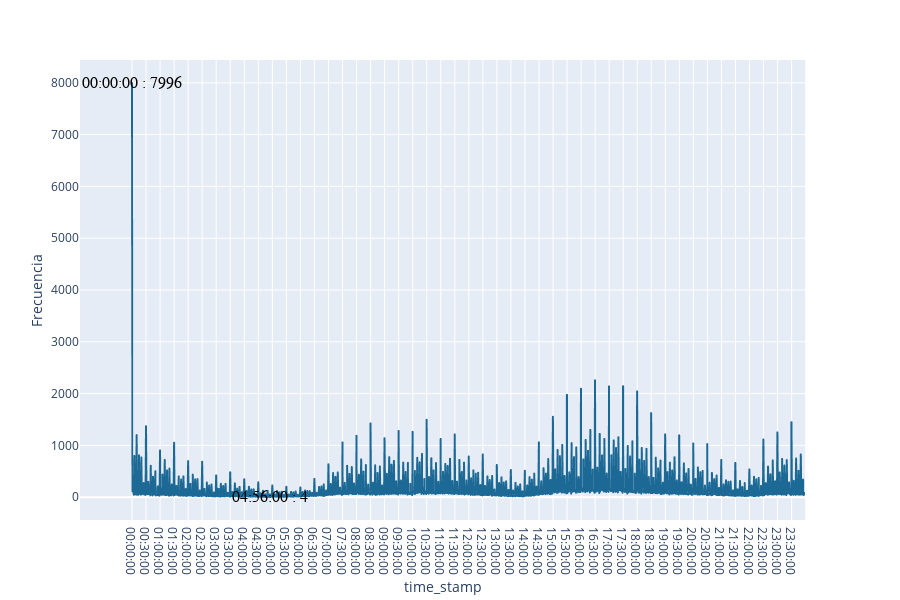

Source (notebook cell):
### Markdown cell above
### Análisis campo 'time_stamp'

### Code cell
subdata = create_Subdata(data,["time_stamp"])
line_figure(subdata,x_var='time_stamp',min_values=1,max_values=1,fig_name="riñas_rnmc_hora_serie_tiempo.png")

### Figure 1 — Plotly figure (JSON) as saved in the notebook; plotly's stock layout.template omitted (floating-point values rounded to 4 significant figures; data arrays with more than 128 entries replaced by an {"elided": "..."} marker saying what was removed)
{"data": [{"hoverlabel": {"namelength": 0}, "hovertemplate": "time_stamp=%{x}<br>Frecuencia=%{y}", "legendgroup": "", "line": {"color": "rgb(29, 105, 150)", "dash": "solid"}, "mode": "lines", "name": "", "showlegend": false, "type": "scattergl", "x": {"elided": "1440 str values"}, "xaxis": "x", "y": {"elided": "1440 int values"}, "yaxis": "y"}], "layout": {"annotations": [{"font": {"color": "black", "family": "Courier New, monospace", "size": 16}, "showarrow": false, "text": "04:56:00 : 4", "x": "04:56:00", "xref": "x", "y": 4, "yref": "y"}, {"font": {"color": "black", "family": "Courier New, monospace", "size": 16}, "showarrow": false, "text": "00:00:00 : 7996", "x": "00:00:00", "xref": "x", "y": 7996, "yref": "y"}], "height": 600, "legend": {"tracegroupgap": 0}, "margin": {"t": 60}, "xaxis": {"anchor": "y", "domain": [0, 0.98], "title": {"text": "time_stamp"}}, "yaxis": {"anchor": "x", "domain": [0, 1], "title": {"text": "Frecuencia"}}}}
